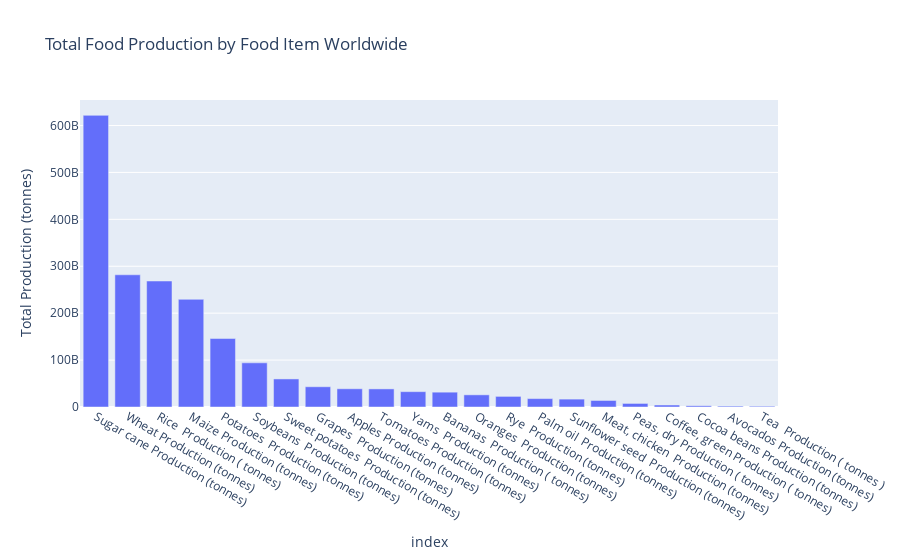

Write notebook code for a chart like this one.
### Markdown cell above
#### Total Food Production by Food Item Worldwide

### Code cell
# sum of total production by whole entities 
total_production = df[plotting_column].sum()
# sort the production values
total_production_sort = total_production.sort_values(ascending=False)
# create a bar plot
fig = px.bar(total_production_sort,
            x = total_production_sort.index,
            y = total_production_sort.values,
            labels = {'x':'Food Item','y':'Total Production (tonnes)'},
            title = 'Total Food Production by Food Item Worldwide')
fig.show()

### Figure 1 — Plotly figure (JSON) as saved in the notebook; plotly's stock layout.template omitted (floating-point values rounded to 4 significant figures)
{"data": [{"alignmentgroup": "True", "hovertemplate": "index=%{x}<br>Total Production (tonnes)=%{y}<extra></extra>", "legendgroup": "", "marker": {"color": "#636efa", "pattern": {"shape": ""}}, "name": "", "offsetgroup": "", "orientation": "v", "showlegend": false, "textposition": "auto", "type": "bar", "x": ["Sugar cane Production (tonnes)", "Wheat Production (tonnes)", "Rice  Production ( tonnes)", "Maize Production (tonnes)", "Potatoes  Production (tonnes)", "Soybeans  Production (tonnes)", "Sweet potatoes  Production (tonnes)", "Grapes  Production (tonnes)", "Apples Production (tonnes)", "Tomatoes Production (tonnes)", "Yams  Production (tonnes)", "Bananas  Production ( tonnes)", "Oranges  Production (tonnes)", "Rye  Production (tonnes)", "Palm oil  Production (tonnes)", "Sunflower seed  Production (tonnes)", "Meat, chicken  Production (tonnes)", "Peas, dry Production ( tonnes)", "Coffee, green Production ( tonnes)", "Cocoa beans Production (tonnes)", "Avocados Production (tonnes)", "Tea  Production ( tonnes )"], "xaxis": "x", "y": [621600000000.0, 281800000000.0, 268600000000.0, 229500000000.0, 145900000000.0, 94130000000.0, 59810000000.0, 43160000000.0, 38840000000.0, 38580000000.0, 32700000000.0, 31610000000.0, 25930000000.0, 22620000000.0, 17900000000.0, 16800000000.0, 13890000000.0, 7595000000.0, 4229000000.0, 2611000000.0, 1864000000.0, 1609000000.0], "yaxis": "y"}], "layout": {"barmode": "relative", "legend": {"tracegroupgap": 0}, "title": {"text": "Total Food Production by Food Item Worldwide"}, "xaxis": {"anchor": "y", "domain": [0, 1], "title": {"text": "index"}}, "yaxis": {"anchor": "x", "domain": [0, 1], "title": {"text": "Total Production (tonnes)"}}}}
